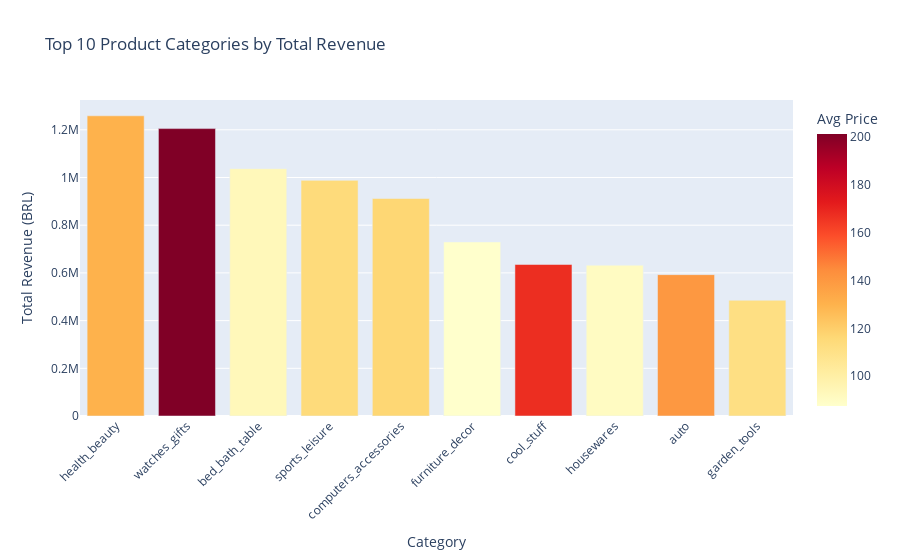

The code cell stored with this chart in its notebook:
### Markdown cell above
### 5.3. Category Performance Visualization & Insights <a id="53-category-performance-visualization-insights"></a>

Visualize the top categories by revenue and create actionable insights around pricing, freight, and opportunities.

### Code cell
# Top 10 categories for clean visualization
top_categories = category_performance.head(10)

# Bar chart: Revenue by category
fig_bar = px.bar(
    top_categories,
    x='product_category_name_english',
    y='total_revenue',
    color='avg_price',
    color_continuous_scale='YlOrRd',
    title='Top 10 Product Categories by Total Revenue',
    labels={
        'product_category_name_english': 'Category',
        'total_revenue': 'Total Revenue (BRL)',
        'avg_price': 'Average Unit Price (BRL)'
    },
    hover_data=['order_items_count', 'unique_orders', 'total_freight', 'revenue_share_pct']
)

fig_bar.update_layout(
    xaxis_title="Category",
    yaxis_title="Total Revenue (BRL)",
    xaxis_tickangle=-45,
    coloraxis_colorbar_title="Avg Price"
)

fig_bar.show()

### Figure 1 — Plotly figure (JSON) as saved in the notebook; plotly's stock layout.template omitted (floating-point values rounded to 4 significant figures)
{"data": [{"customdata": [[9670.0, 8836.0, 182600.0, 9.26], [5991.0, 5624.0, 100500.0, 8.87], [11120.0, 9417.0, 204700.0, 7.63], [8641.0, 7720.0, 168600.0, 7.27], [7827.0, 6689.0, 147300.0, 6.71], [8334.0, 6449.0, 172700.0, 5.37], [3796.0, 3632.0, 84040.0, 4.67], [6964.0, 5884.0, 146100.0, 4.65], [4235.0, 3897.0, 92660.0, 4.36], [4347.0, 3518.0, 98960.0, 3.57]], "hovertemplate": "Category=%{x}<br>Total Revenue (BRL)=%{y}<br>order_items_count=%{customdata[0]}<br>unique_orders=%{customdata[1]}<br>total_freight=%{customdata[2]}<br>revenue_share_pct=%{customdata[3]}<br>Average Unit Price (BRL)=%{marker.color}<extra></extra>", "legendgroup": "", "marker": {"color": [130.2, 201.1, 93.3, 114.3, 116.5, 87.56, 167.4, 90.79, 140.0, 111.6], "coloraxis": "coloraxis", "pattern": {"shape": ""}}, "name": "", "orientation": "v", "showlegend": false, "textposition": "auto", "type": "bar", "x": ["health_beauty", "watches_gifts", "bed_bath_table", "sports_leisure", "computers_accessories", "furniture_decor", "cool_stuff", "housewares", "auto", "garden_tools"], "xaxis": "x", "y": [1259000.0, 1205000.0, 1037000.0, 988000.0, 912000.0, 729800.0, 635300.0, 632200.0, 592700.0, 485300.0], "yaxis": "y"}], "layout": {"barmode": "relative", "coloraxis": {"colorbar": {"title": {"text": "Avg Price"}}, "colorscale": [[0, "rgb(255,255,204)"], [0.125, "rgb(255,237,160)"], [0.25, "rgb(254,217,118)"], [0.375, "rgb(254,178,76)"], [0.5, "rgb(253,141,60)"], [0.625, "rgb(252,78,42)"], [0.75, "rgb(227,26,28)"], [0.875, "rgb(189,0,38)"], [1, "rgb(128,0,38)"]]}, "legend": {"tracegroupgap": 0}, "title": {"text": "Top 10 Product Categories by Total Revenue"}, "xaxis": {"anchor": "y", "domain": [0, 1], "tickangle": -45, "title": {"text": "Category"}}, "yaxis": {"anchor": "x", "domain": [0, 1], "title": {"text": "Total Revenue (BRL)"}}}}
